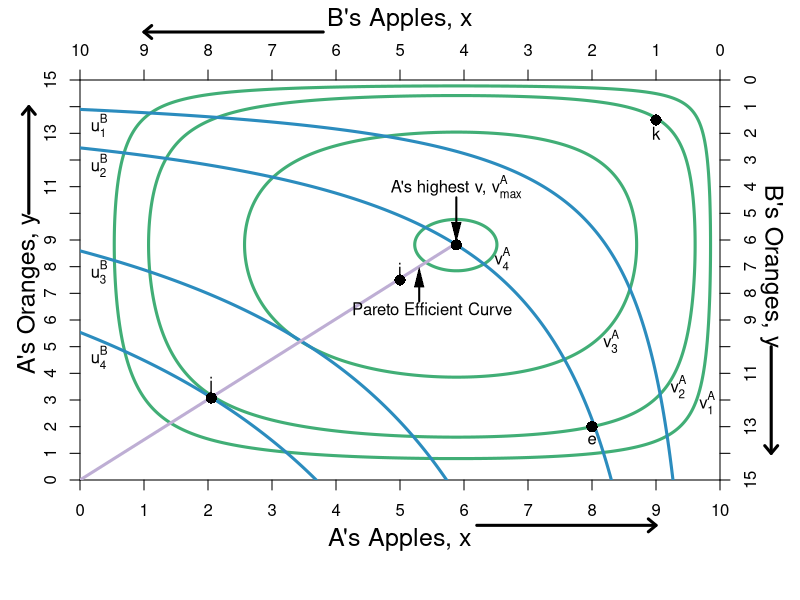

The R script that drew this image:
#Graph Designer: Simon Halliday & Madeleine Wettach '20
#Authors: Bowles, Foley and Halliday
#Title: Microeconomics: Competition, Conflict and Coordination

require(shape)
pdf(file = "property/step_by_step_graphs_5/property_hg_he_step3.pdf", width = 9, height = 7)

#Set parameters for graphics
axislabelsize <- 1.5
graphlinewidth <- 3

COL <- c("#7fc97f", "#beaed4", "#fdc086", "#ffff99", "#386cb0", "#f0027f", "#bf5b17", "#666666")
COLA <- c("#99d8c9","#66c2a4","#41ae76", "#238b45", "#005824")
COLB <- c("#4eb3d3", "#2b8cbe", "#0868ac","#084081")

par(mar =  c(6, 4, 4, 4))

uA <- function(x, y) {
  0.5*log(x) + 0.5*log(y) + 0.35*log(10 - x) + 0.35*log(15 - y)
}

uB <- function(x, y) {
  0.5*log(10 - x) + 0.5*log(15 - y)
}

xlims <- c(0, 10)
ylims <- c(0, 15)

npts <- 501 
x <- seq(xlims[1], xlims[2], length.out = npts)
y <- seq(ylims[1], ylims[2], length.out = npts) 
a <- c(2.2, 2.526628, 2.9, 3.1)
b <- c(1.2, 1.618586, 2.08, 2.275)

#For B we need a utility where xA = 5.88, ya = 8.82 => corresponds to 1.618 above

plot(0, 0, xlim = xlims, ylim = ylims, type = "n",
     xlab = expression(paste("")),
     ylab = expression(paste("")), 
     xaxt = "n", 
     yaxt = "n", 
     cex.lab = axislabelsize, 
     bty = "n",
     xaxs="i", 
     yaxs="i")

ticksy <- seq(from = 0, to = 15, by = 1)
ylabels <- seq(from = 0, to = 15, by = 1)
ticksx <- seq(from = 0, to = 10, by = 1)
xlabels <- seq(from = 0, to = 10, by = 1)
axis(1, at = ticksx, pos = 0, labels = xlabels)
axis(2, at = ticksy, pos = 0, labels = ylabels, las = 0)

##iso welfare curves
contour(x, y, 
        outer(x, y, uA),
        drawlabels = FALSE,
        col = COLA[3],
        lwd = graphlinewidth,
        levels = a, 
        xaxs="i", 
        yaxs="i", 
        add = TRUE) 

mtext("A's Apples, x", side=1, line = 2.5, cex = axislabelsize)
text(-0.8, 7, expression(paste("A's Oranges, y")), xpd = TRUE, cex = axislabelsize, srt = 90) 

#Add arrows:
arrows(-0.8, 10, -0.8, 14, xpd = TRUE, length=0.1,angle=40,lwd=3)
arrows(6.2, -1.7, 9, -1.7, xpd = TRUE, length=0.1,angle=40,lwd=3)


contour(x, y, 
        outer(x, y, uB),
        drawlabels = FALSE,
        col = COLB[2],
        lwd = graphlinewidth,
        levels = b, 
        add = TRUE
) 

segments(0, 0, 5.88, 8.88, lty = 1, col = COL[2] , lwd = graphlinewidth)
text(5.5, 6.4, expression("Pareto Efficient Curve"))
Arrows(5.3, 6.7, 5.3, 7.6, col = "black", lty = 1, lwd = 2, arr.type = "triangle", arr.lwd = 0.5)

#Label the iso-welfare functions for the HG, Aisha
text(9.8, 2.9, expression(v[1]^A))
text(9.35, 3.5, expression(v[2]^A))
text(8.3, 5.2, expression(v[3]^A))
text(6.6, 8.3, expression(v[4]^A))

#Label the indifference curves for the HE, Betty
text(0.3, 13.3, expression(u[1]^B))
text(0.3, 11.8, expression(u[2]^B))
text(0.3, 7.8, expression(u[3]^B))
text(0.3, 4.6, expression(u[4]^B))

#A's bliss point - 3.1073 is the value of u
points(5.88, 8.82, pch = 16, col = "black", cex = 1.5)
text(5.88, 11, expression(paste("A's highest v, ", v[max]^A)))
Arrows(5.88, 10.6, 5.88, 9.3, col = "black", lty = 1, lwd = 2, arr.type = "triangle", arr.lwd = 0.5)

#Label point i. 
points(5, 7.5, pch = 16, col = "black", cex = 1.5)
text(5, 7.9, expression(paste("i")))

#Label two points for comparison
points(2.05, 3.075, pch = 16, col = "black", cex = 1.5)
text(2.05, 3.55, expression(paste("j")))
points(9, 13.5, pch = 16, col = "black", cex = 1.5)
text(9, 13, expression(paste("k")))

#Label two points for comparison
points(8, 2, pch = 16, col = "black", cex = 1.5)
text(8, 1.5, expression(paste("e")))



par(new = TRUE)

#Use the same x and ylims as previously, but with locations switched
xlims2 <- c(10, 0)
ylims2 <- c(15, 0)

#Leave the ylab and xlab blank to ensure no axes titles
plot(0, 0, xlim = xlims2, ylim = ylims2, type = "n",
     xlab = expression(paste("")),
     ylab = expression(paste("")),
     xaxt = "n", 
     yaxt = "n", 
     cex.lab = 1.3, 
     bty = "n",
     xaxs="i", 
     yaxs="i")

#Set up axes at sides 3 and 4 (top and right)
axis(side = 3, at = ticksx, pos = 0, labels = xlabels)
axis(side = 4, at = ticksy, pos = 0, labels = ylabels, las = 0)
mtext("B's Apples, x", side=3, line = 2.5, cex = axislabelsize)
text(-0.8, 7, expression(paste("B's Oranges, y")), xpd = TRUE, cex = axislabelsize, srt = 270) 

#Add arrows:
arrows(-0.8, 10, -0.8, 14, xpd = TRUE, length=0.1,angle=40,lwd=3)
arrows(6.2, -1.8, 9, -1.8, xpd = TRUE, length=0.1,angle=40,lwd=3)

dev.off()
